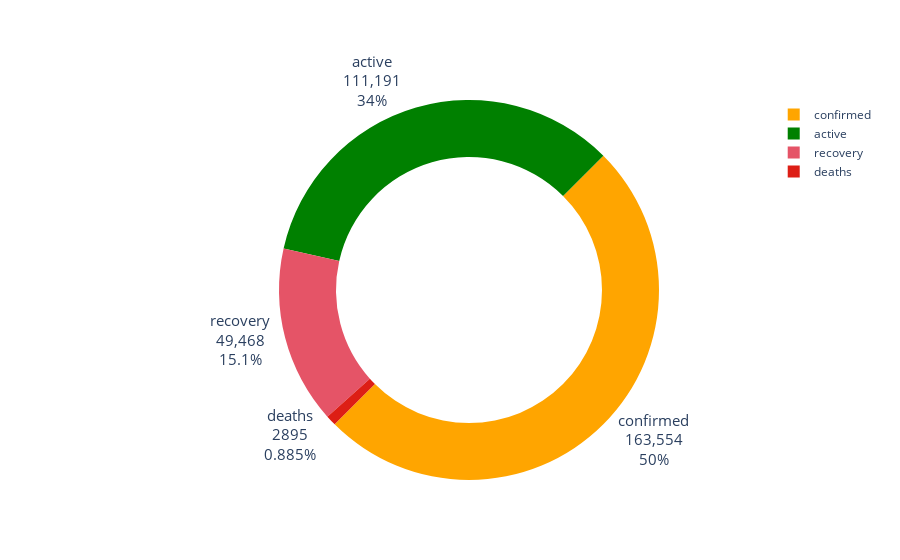

The cell this chart's notebook holds for it:
### Code cell
w_countries = "Kenya"

new_case = df2[df2['Country'] == w_countries]['confirmed'].iloc[-1]
new_death = df2[df2['Country'] == w_countries]['deaths'].iloc[-1]
new_active = df2[df2['Country'] == w_countries]['active'].iloc[-1]
new_recover = df2[df2['Country'] == w_countries]['recovery'].iloc[-1]


fig = go.Figure(
        go.Pie(
        labels = ['confirmed' , 'deaths' , 'recovery' , 'active'],
        values = [new_case , new_death , new_active, new_recover],
        marker = dict(colors =['orange' , '#dd1e15' , '#e55467' , 'green']),
        textinfo='label+value+percent',
        textfont = dict(size =15),
        hole =.7,
        rotation =45,
        #insidetextorientation ='radial',
    )
)

fig.show()

### Figure 1 — Plotly figure (JSON) as saved in the notebook; plotly's stock layout.template omitted (floating-point values rounded to 4 significant figures)
{"data": [{"hole": 0.7, "labels": ["confirmed", "deaths", "recovery", "active"], "marker": {"colors": ["orange", "#dd1e15", "#e55467", "green"]}, "rotation": 45, "textfont": {"size": 15}, "textinfo": "label+value+percent", "type": "pie", "values": [163554, 2895, 49468, 111191]}], "layout": {"autosize": true}}
